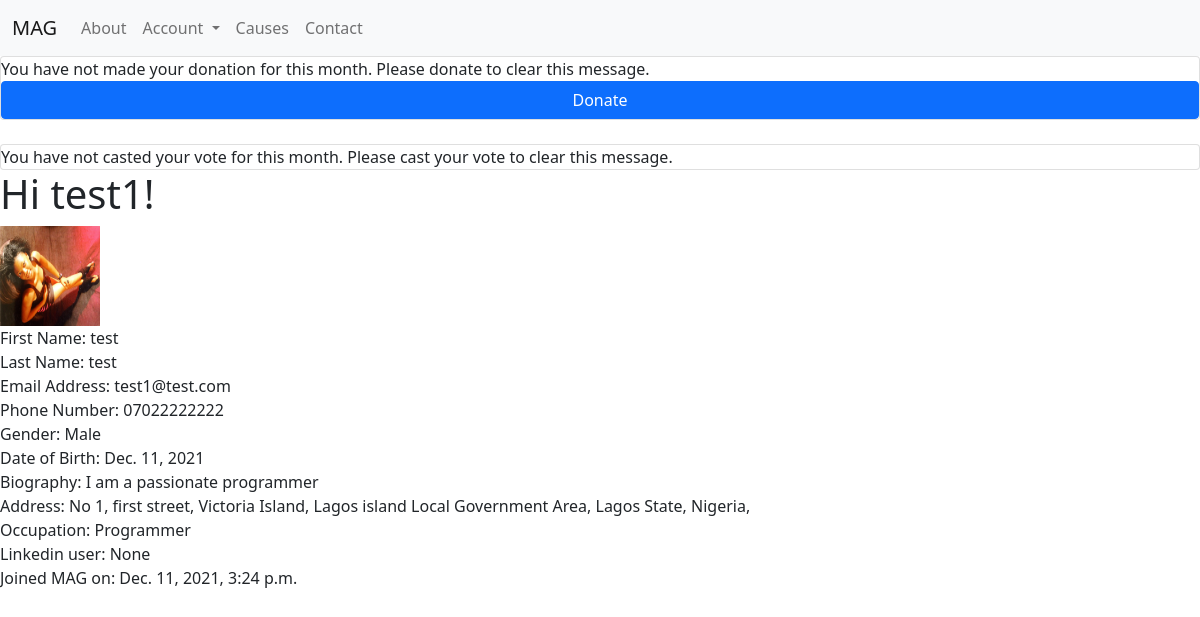
Before: /users/p/test1 (signed in) with the older database file.
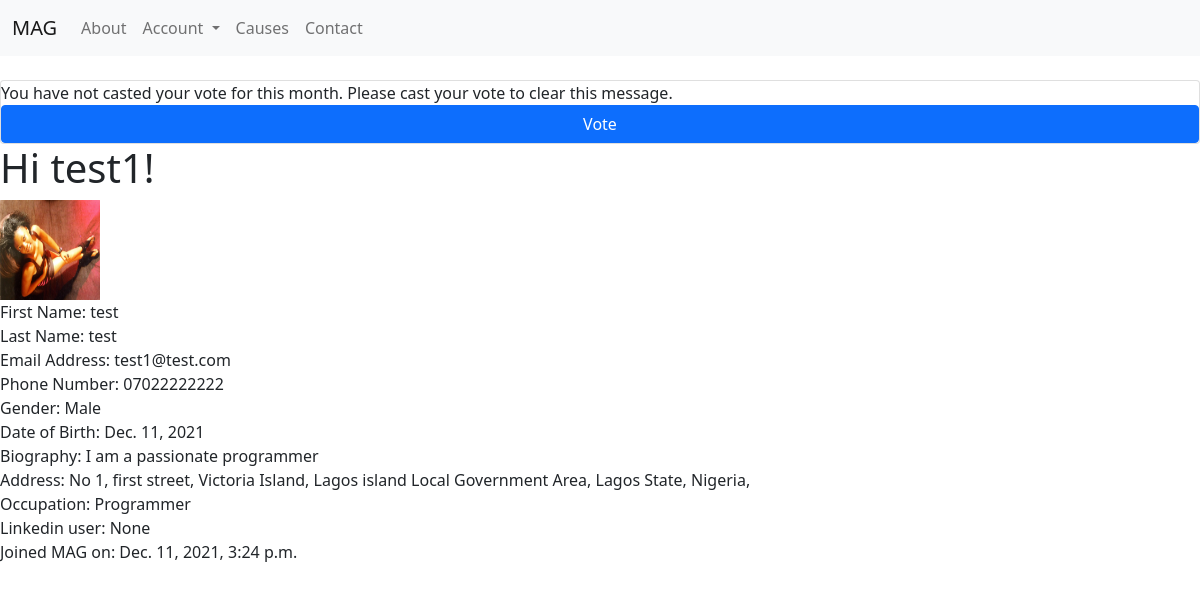
After: the same page with the newer database file.
### main/views.py (the view)
# urls.py: path("users/p/<slug>", views.user_profile, name="user-profile"),
@login_required
def user_profile(request, slug):
    try:
        user = User.objects.get(username=slug)
        context = {
            'user': user
        }
        return render(request, "main/user-profile.html", context)
    except ObjectDoesNotExist:
        messages.info(request, f"{slug} does not exist")
        return redirect("index")

### main/templates/main/user-profile.html (shortened to what this page needs)
{% extends "main/layout.html" %}
{% block body %}
    <main>
        <h1>
            Hi {{user.username}}!
        </h1>
        {% if user.profile_pic %}
        <div>
            <img src="{{ user.profile_pic.url }}" alt="{{user.username}} user picture" height="100rem" width="100rem">
        </div>
        {% endif %}
        <div>
            <span>
                First Name:
            </span>
            <span>
                {{user.first_name}}
            </span>
        </div>
        <div>
            <span>
                Last Name:
            </span>
            <span>
                {{user.last_name}}
            </span>
        </div>
        <div>
            <span>
                Email Address:
            </span>
            <span>
                {{user.email}}
            </span>
        </div>
        <div>
            <span>
                Phone Number:
            </span>
            <span>
                {{user.phone}}
            </span>
        </div>
        <div>
            <span>
                Gender:
            </span>
            <span>
                {{user.gender}}
            </span>
        </div>
        <div>
            <span>
                Date of Birth:
            </span>
            <span>
                {{user.birthday}}
            </span>
        </div>
        <div>
            <span>
                Biography:
            </span>
            <span>
                {{user.bio}}
            </span>
        </div>
        <div>
            <span>
                Address:
            </span>
            <span>
                {% if user.address %}
                    {{user.address}},
                {% endif %}
                {% if user.city %}
                    {{user.city}},
                {% endif %}
                {% if user.lga %}
                    {{user.lga}} Local Government Area,
                {% endif %}
                {% if user.state %}
                    {{user.state}} State,
                {% endif %}
                {% if user.country %}
                    {{user.country}},
                {% endif %}
            </span>
        </div>
        <div>
            <span>
                Occupation:
            </span>
            <span>
                {{user.occupation}}
            </span>
        </div>
        <div>
            <span>
                Linkedin user:
            </span>
            <span>
                {{user.linkedin}}
            </span>
        </div>
        <div>
            <span>
                Joined MAG on:
            </span>
            <span>
                {{user.date_joined}}
            </span>
        </div>
    </main>
{% endblock %}

Changed rows visible on the page:
changed User "test1": monthly_donation False → True (drawn)
Other visible differences:
text no longer shown: "You have not made your donation for this month. Please donate to clear this message. Donate"
text now shown: "Vote"
